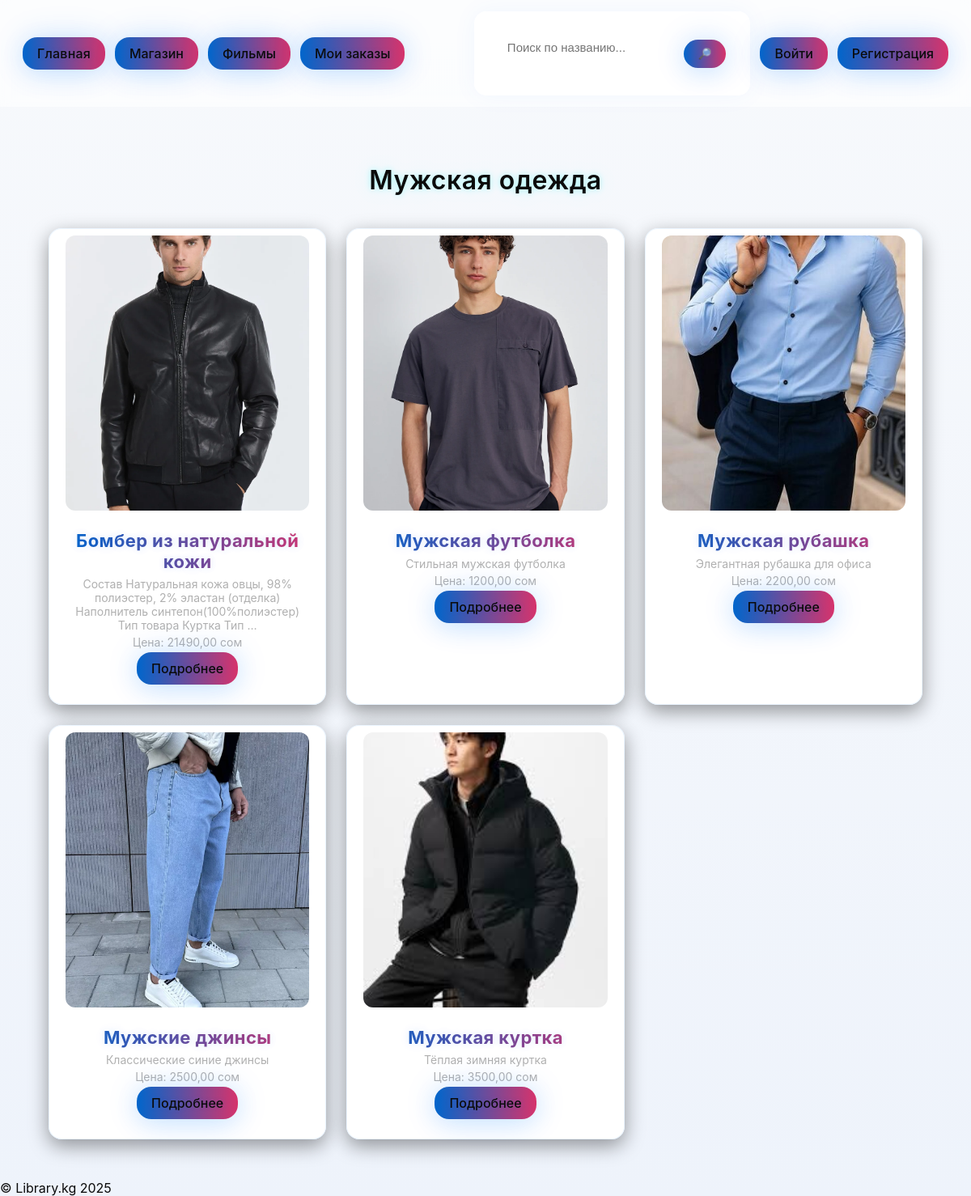
/clothes/men/, run on the app's committed database.
### clothes/models.py (models this page shows, shortened)
class Clothes(models.Model):
    title = models.CharField("Название одежды", max_length=200)
    description = models.TextField("Описание", blank=True, null=True)
    price = models.DecimalField("Цена", max_digits=8, decimal_places=2)
    categories = models.ManyToManyField(Category, verbose_name="Категории", related_name='clothes')
    image = models.ImageField("Фото", upload_to='clothes/', blank=True, null=True)
    class Meta:
        verbose_name = "Одежда"
        verbose_name_plural = "Одежда"

### clothes/views.py (the view)
# urls.py: path('men/', views.men_clothes, name='men_clothes'),
def men_clothes(request):
    view = CategoryClothesView.as_view()
    return view(request, category_name='Одежда мужская')

### clothes/views.py (called while the page is built)
    def get_queryset(self):
        category_name = self.kwargs.get('category_name')
        category = get_object_or_404(Category, name=category_name)
        return Clothes.objects.filter(categories=category)

    def get_template_names(self):
        mapping = {
            'Одежда мужская': 'clothes/men.html',
            'Одежда женская': 'clothes/women.html',
            'Детская одежда': 'clothes/kids.html',
        }
        return [mapping.get(self.kwargs.get('category_name'), 'clothes/all.html')]

### templates/clothes/men.html (shortened to what this page needs)
{% extends 'base.html' %}
{% load static %}
{% block content %}
<h1>Мужская одежда</h1>
<div class="books-grid">
    {% if items %}
        {% for item in items %}
            <div class="book-card">
                {% if item.image %}
                    <img src="{{ item.image.url }}" alt="{{ item.title }}">
                {% else %}
                    {% load static %}
                {% endif %}
                <h2>{{ item.title }}</h2>
                {% if item.description %}
                    <p>{{ item.description|truncatewords:15 }}</p>
                {% endif %}
                <p>Цена: {{ item.price }} сом</p>
                <a href="{% url 'clothes:item_detail' item.id %}" class="btn btn-add">Подробнее</a>
            </div>
        {% endfor %}
    {% else %}
        <p>Пока нет мужской одежды.</p>
    {% endif %}
</div>
{% endblock %}

### static/css/style.css (style rules this page uses)
body { margin: 0; padding: 0; font-family: 'Inter', 'Poppins', sans-serif; background: var(--bg, #000000); color: var(--text); overflow-x: hidden; min-height: 100vh; position: relative; }
:root { --bg: #000000; --panel: rgba(20,20,20,0.9); --text: #e6f7ff; --muted: #b0b0b0; --accent: #00ffff; --accent-2: #007bff; --input-bg: rgba(35,35,35,0.9); --nav-bg: rgba(0,0,0,0.25); }
.theme-light { --bg: linear-gradient(180deg,#f7f9fc 0%, #eef3fb 100%); --panel: rgba(255,255,255,0.95); --text: #0b0b0b; --muted: #5a5a5a; --accent: #0066cc; --accent-2: #d6336c; --input-bg: #ffffff; --nav-bg: rgba(255,255,255,0.6); }
* { transition: background-color 260ms ease, color 260ms ease, border-color 260ms ease, box-shadow 260ms ease, transform 200ms ease; }
.btn-add, .btn-orders, .btn-edit, .btn-delete, .btn-home { position: relative; overflow: hidden; }
.btn-add::after, .btn-home::after { content: ''; position: absolute; left: -50%; top: -50%; width: 200%; height: 200%; background: radial-gradient(circle at 20% 20%, rgba(255,255,255,0.04), transparent 20%); transform: rotate(25deg); transition: transform 0.9s ease; pointer-events: none; }
body::before { content: ""; position: fixed; top: 0; left: 0; width: 100%; height: 100%; background: radial-gradient(circle at 18% 18%, rgba(0,255,255,0.14) 0%, transparent 55%), radial-gradient(circle at 82% 82%, rgba(0,123,255,0.12) 0%, transparent 55%), radial-gradient(circle at 60% 35%, rgba(128,0,255,0.06) 0%, transparent 50%); animation: moveGlow 18s ease-in-out infinite alternate; z-index: 0; pointer-events: none; filter: blur(40px); mix-blend-mode: screen; }
.theme-light body::before, html.theme-light body::before { opacity: 0 !important; pointer-events: none !important; display: none !important; }
html.theme-light, body.theme-light { background: var(--bg) !important; color: var(--text) !important; }
h1, h2, h3 { color: var(--text); text-align: center; font-weight: 600; letter-spacing: 0.5px; text-shadow: 0 0 8px rgba(0,255,255,0.32), 0 0 28px rgba(0,255,255,0.12); }
.btn { display: inline-block; background: linear-gradient(90deg, var(--accent), var(--accent-2)); color: var(--text); padding: 10px 18px; border-radius: 18px; font-weight: 500; text-decoration: none; border: none; transition: all 0.25s ease; box-shadow: 0 6px 30px rgba(0,123,255,0.12), 0 0 40px rgba(0,123,255,0.16); cursor: pointer; text-shadow: 0 0 6px rgba(0,123,255,0.18); }
.books-grid { display: grid; grid-template-columns: repeat(auto-fill, minmax(260px, 1fr)); gap: 25px; margin-top: 40px; }
.book-card { background: var(--panel); border: 1px solid rgba(0,123,255,0.08); border-radius: 16px; box-shadow: 0 8px 25px rgba(0,0,0,0.4); padding: 20px; text-align: center; transition: all 0.3s ease; }
.book-card img { width: 100%; height: 340px; object-fit: cover; border-radius: 12px; margin-bottom: 15px; }
.book-card h2 { margin-bottom: 6px; font-size: clamp(18px, 2.6vw, 22px); line-height: 1.15; font-weight: 700; letter-spacing: 0.4px; margin-top: 6px; background: linear-gradient(90deg, var(--accent), var(--accent-2)); background-clip: text; -webkit-background-clip: text; -webkit-text-fill-color: transparent; position: relative; text-shadow: 0 0 8px rgba(0,123,255,0.12), 0 0 22px rgba(0,123,255,0.06); }
.book-card { position: relative; padding-top: 8px; }
.book-card p { color: #b0b0b0; font-size: 14px; margin: 4px 0; }

### data on the page
Clothes: image (picture), title "Бомбер из натуральной кожи", description "Состав Натуральная кожа овцы, 98% полиэстер, 2% эластан (отделка) Наполнитель синтепон(100%полиэстер) Тип товара Куртка Тип …", price "21490,00"
Clothes: image (picture), title "Мужская футболка", description "Стильная мужская футболка", price "1200,00"
Clothes: image (picture), title "Мужская рубашка", description "Элегантная рубашка для офиса", price "2200,00"
Clothes: image (picture), title "Мужские джинсы", description "Классические синие джинсы", price "2500,00"
Clothes: image (picture), title "Мужская куртка", description "Тёплая зимняя куртка", price "3500,00"
